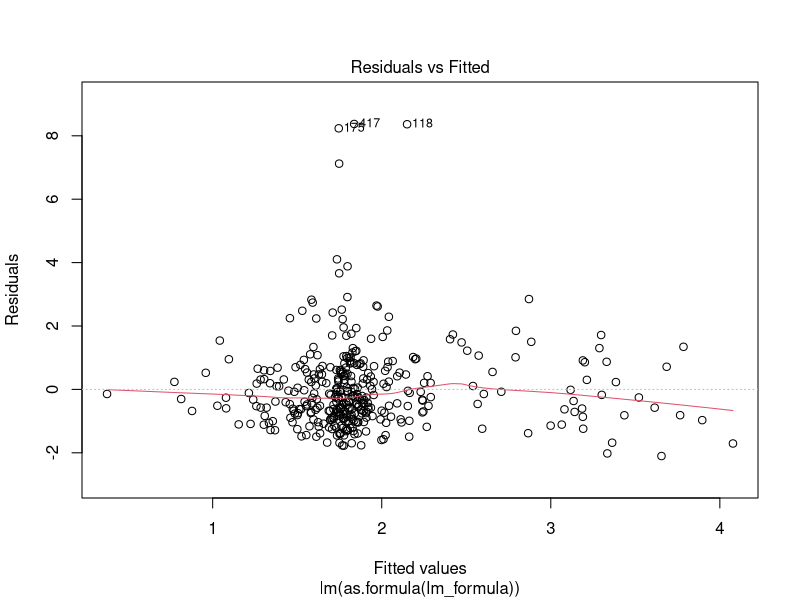
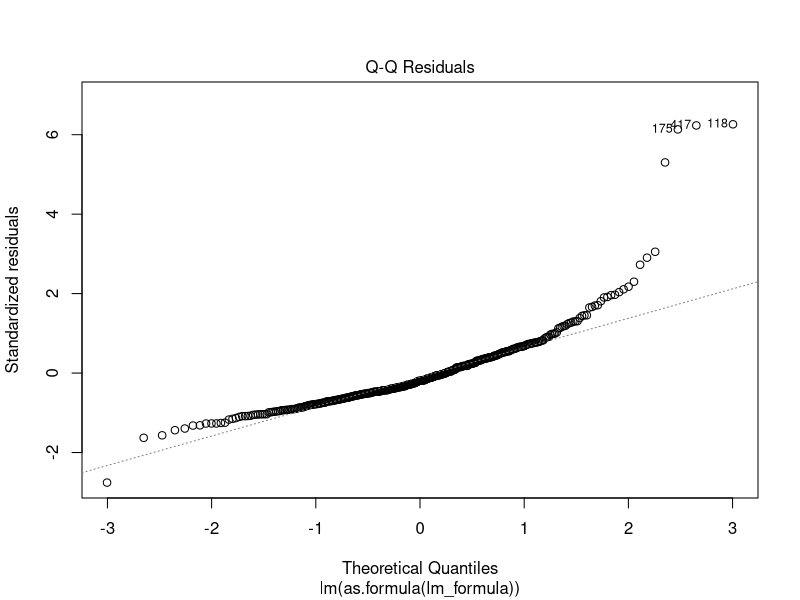
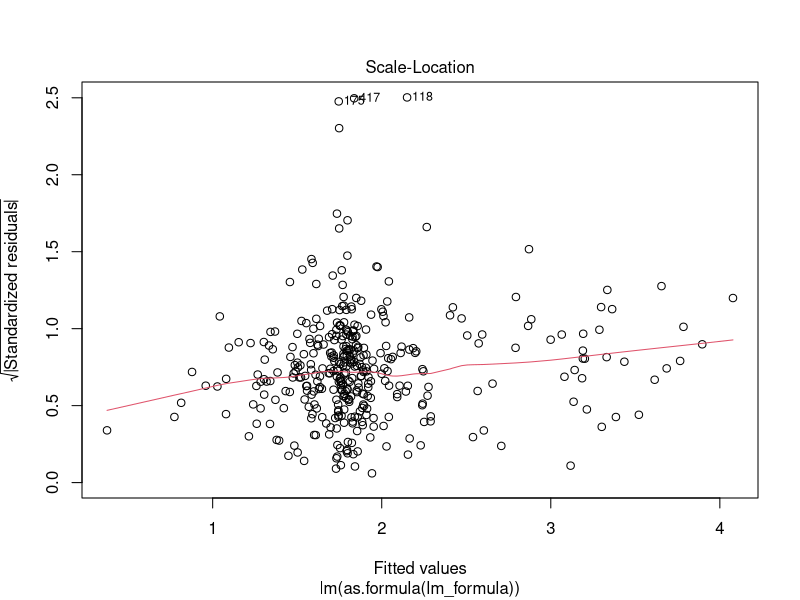
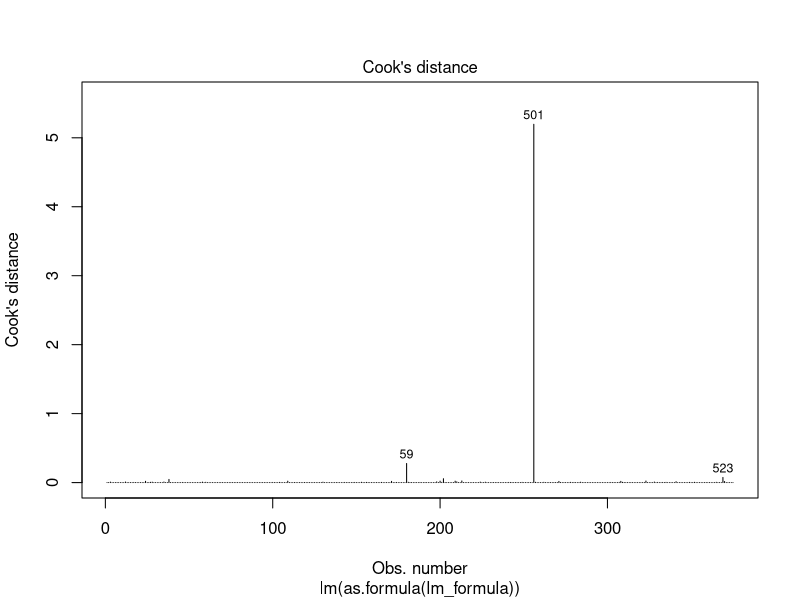
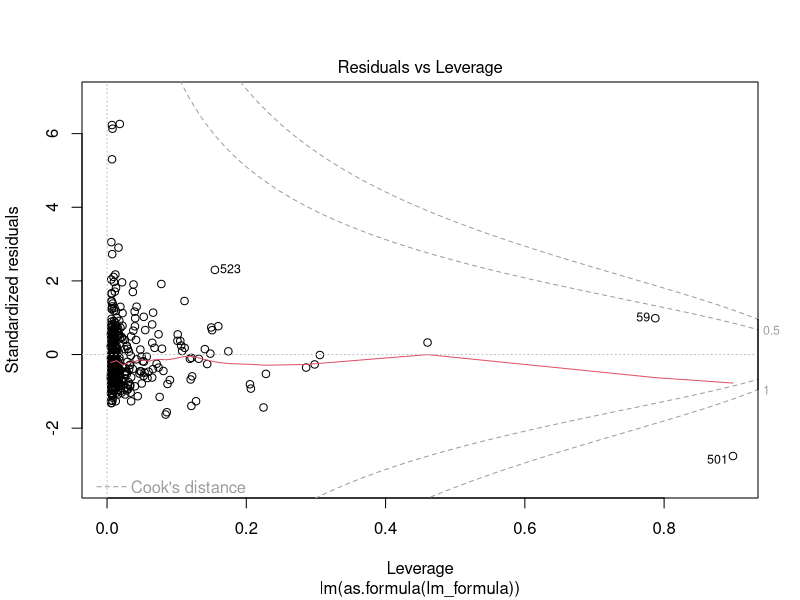
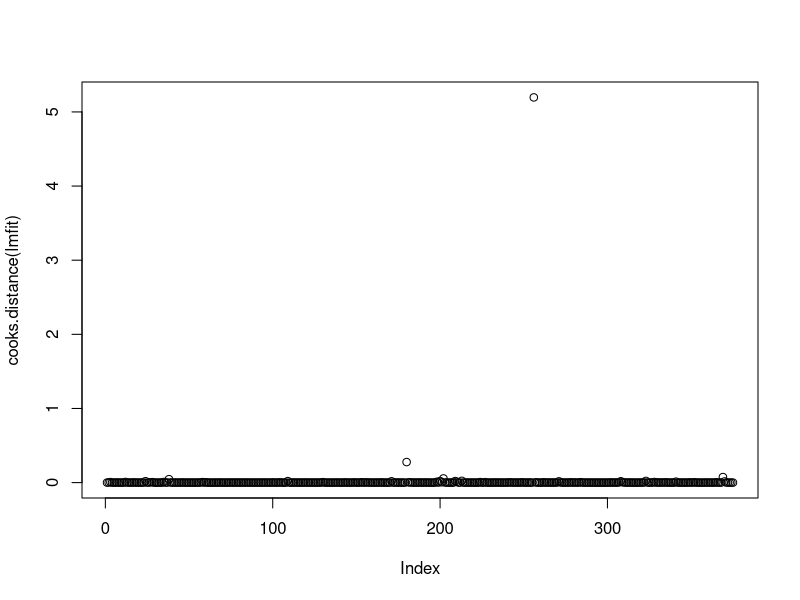
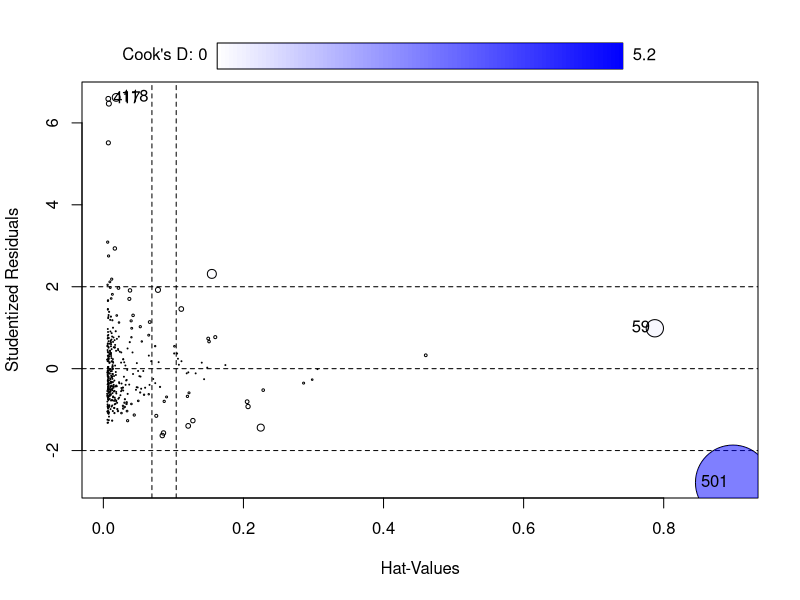
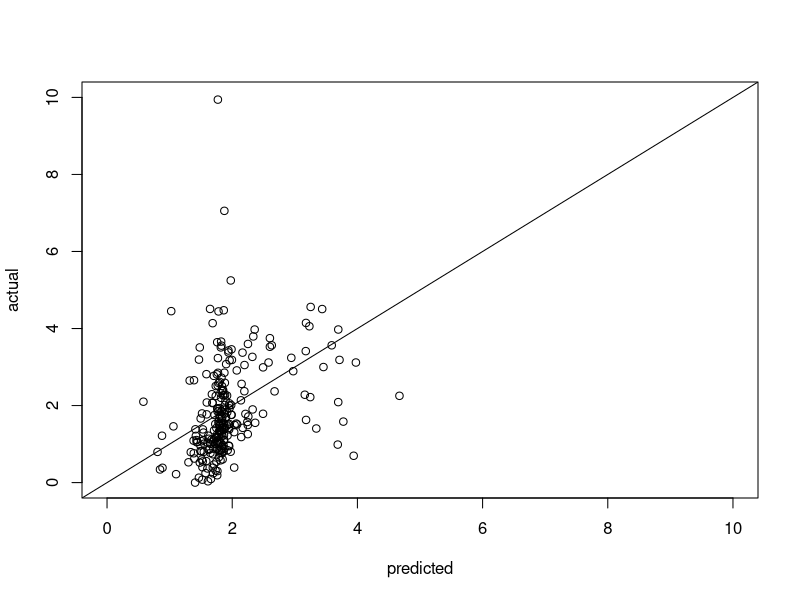

These figures' R source, in order:
library(car)
library(lmtest)
setwd(dir = "~/research/nikete/Comunity-Structure-Extremely-Speculative-Asset-Dynamics/data")
data = read.csv(file = "joined_price_network_usd.csv", header = TRUE, sep = ",")
data$earliest_mention_date_str = as.character(data$earliest_mention_date, format = "%Y-%m-%d")
data$earliest_mention_date_date = as.Date(data$earliest_mention_date)
data$network_date_str = as.character(data$network_date, format = "%Y-%m-%d")
data$network_date_date = as.Date(data$network_date)
data$earliest_trade_date_str = as.character(data$earliest_trade_date, format = "%Y-%m-%d")
data$earliest_trade_date_date = as.Date(data$earliest_trade_date)
data$date_control = as.integer(data$earliest_trade_date_date - min(data$earliest_trade_date_date))

data$log_severity_to_average_after_max_volume_weighted = log(data$severity_to_average_after_max_volume_weighted)
data$magnitude = data$normalized_total_volume_before_max / data$normalized_total_volume
data$log_magnitude = log(data$magnitude)
data$magnitude_orig = data$normalized_total_volume_orig_before_max / data$normalized_total_volume_orig
data$log_magnitude_orig = log(data$magnitude_orig)
# fix infinite satoshi distance
data$user1_satoshi_distance_inf = data$user1_satoshi_distance>7
data$user1_satoshi_distance[data$user1_satoshi_distance_inf] = 7

# remove btc if present
data = data[data$symbol != "BTC",]

data_size = nrow(data)
# 60% train
train_size = floor(0.60 * data_size)
# reporoducible partition?
set.seed(19870209)
train_indices = sample(seq(data_size), size = train_size)

train_data = data[train_indices, ]
test_data = data[-train_indices, ]

independent_vars =  c("user1_num_posts",
                      "user1_num_subjects",
                      "user1_days_since_first_post",
                      "user1_degree_incoming",
                      "user1_degree_outgoing",
                      "user1_clustering_coefficient",
                      "user1_closeness_centrality_weighted",
                      "user1_betweenness_centrality_weighted",
                      "user1_satoshi_distance",
                      "user1_satoshi_distance_inf",
                      "user1_satoshi_pagerank_weighted",
                      "user1_pagerank_weighted")
dependent_var = "log_severity_to_average_after_max_volume_weighted"
lm_formula = paste(dependent_var, "~", paste(independent_vars, collapse=" + "))
lmfit = lm(as.formula(lm_formula), train_data)
summary(lmfit)
plot(lmfit, which=1, ask=F)
plot(lmfit, which=2, ask=F)
plot(lmfit, which=3, ask=F)
plot(lmfit, which=4, ask=F)
plot(lmfit, which=5, ask=F)

# get outlier points
train_data[which(cooks.distance(lmfit) > 30/nrow(train_data)), independent_vars]
which(cooks.distance(lmfit) > 30/nrow(train_data))
plot(cooks.distance(lmfit))
influencePlot(lmfit)

# test for heteroskedasticity
bptest(lmfit)

# remove highly influential points
remove = -c(144,335)
train_data = train_data[remove,]
remove = -c(14)
train_data = train_data[remove,]
remove = -c(121)
train_data = train_data[remove,]

# test
predictions = predict.lm(lmfit, test_data)
plot(predictions, test_data[,dependent_var], xlim=c(0,10), ylim=c(0,10), ylab="actual", xlab="predicted")
abline(a=0, b=1)
